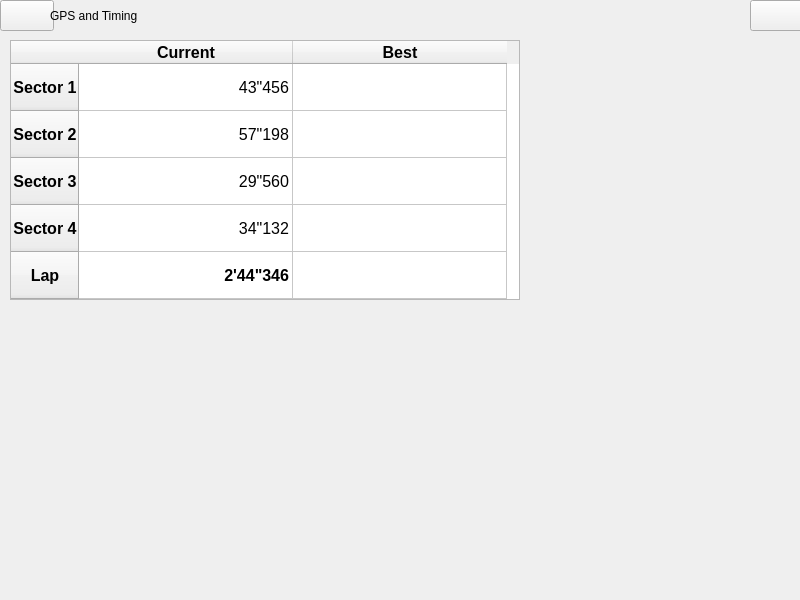
<?xml version="1.0" encoding="UTF-8"?>
<ui version="4.0">
 <class>GeoTimeWindow</class>
 <widget class="QMainWindow" name="GeoTimeWindow">
  <property name="geometry">
   <rect>
    <x>0</x>
    <y>0</y>
    <width>800</width>
    <height>600</height>
   </rect>
  </property>
  <property name="windowTitle">
   <string>MainWindow</string>
  </property>
  <widget class="QWidget" name="centralwidget">
   <widget class="QPushButton" name="leftTabButton">
    <property name="geometry">
     <rect>
      <x>0</x>
      <y>0</y>
      <width>54</width>
      <height>31</height>
     </rect>
    </property>
    <property name="text">
     <string/>
    </property>
   </widget>
   <widget class="QLabel" name="title">
    <property name="geometry">
     <rect>
      <x>50</x>
      <y>0</y>
      <width>701</width>
      <height>31</height>
     </rect>
    </property>
    <property name="styleSheet">
     <string notr="true"/>
    </property>
    <property name="text">
     <string>GPS and Timing</string>
    </property>
   </widget>
   <widget class="QPushButton" name="rightTabButton">
    <property name="geometry">
     <rect>
      <x>750</x>
      <y>0</y>
      <width>54</width>
      <height>31</height>
     </rect>
    </property>
    <property name="text">
     <string/>
    </property>
   </widget>
   <widget class="QTableWidget" name="timeTable">
    <property name="geometry">
     <rect>
      <x>10</x>
      <y>40</y>
      <width>510</width>
      <height>260</height>
     </rect>
    </property>
    <property name="editTriggers">
     <set>QAbstractItemView::NoEditTriggers</set>
    </property>
    <property name="rowCount">
     <number>5</number>
    </property>
    <property name="columnCount">
     <number>2</number>
    </property>
    <attribute name="horizontalHeaderDefaultSectionSize">
     <number>214</number>
    </attribute>
    <attribute name="horizontalHeaderMinimumSectionSize">
     <number>26</number>
    </attribute>
    <attribute name="verticalHeaderDefaultSectionSize">
     <number>47</number>
    </attribute>
    <row>
     <property name="text">
      <string>Sector 1</string>
     </property>
     <property name="font">
      <font>
       <pointsize>12</pointsize>
       <weight>75</weight>
       <bold>true</bold>
      </font>
     </property>
     <property name="textAlignment">
      <set>AlignCenter</set>
     </property>
    </row>
    <row>
     <property name="text">
      <string>Sector 2</string>
     </property>
     <property name="font">
      <font>
       <pointsize>12</pointsize>
       <weight>75</weight>
       <bold>true</bold>
      </font>
     </property>
     <property name="textAlignment">
      <set>AlignCenter</set>
     </property>
    </row>
    <row>
     <property name="text">
      <string>Sector 3</string>
     </property>
     <property name="font">
      <font>
       <pointsize>12</pointsize>
       <weight>75</weight>
       <bold>true</bold>
      </font>
     </property>
     <property name="textAlignment">
      <set>AlignCenter</set>
     </property>
    </row>
    <row>
     <property name="text">
      <string>Sector 4</string>
     </property>
     <property name="font">
      <font>
       <pointsize>12</pointsize>
       <weight>75</weight>
       <bold>true</bold>
      </font>
     </property>
     <property name="textAlignment">
      <set>AlignCenter</set>
     </property>
    </row>
    <row>
     <property name="text">
      <string>Lap</string>
     </property>
     <property name="font">
      <font>
       <pointsize>12</pointsize>
       <weight>75</weight>
       <bold>true</bold>
      </font>
     </property>
     <property name="textAlignment">
      <set>AlignCenter</set>
     </property>
    </row>
    <column>
     <property name="text">
      <string>Current</string>
     </property>
     <property name="font">
      <font>
       <pointsize>12</pointsize>
       <weight>75</weight>
       <bold>true</bold>
      </font>
     </property>
     <property name="textAlignment">
      <set>AlignCenter</set>
     </property>
    </column>
    <column>
     <property name="text">
      <string>Best</string>
     </property>
     <property name="font">
      <font>
       <pointsize>12</pointsize>
       <weight>75</weight>
       <bold>true</bold>
      </font>
     </property>
     <property name="textAlignment">
      <set>AlignCenter</set>
     </property>
    </column>
    <item row="0" column="0">
     <property name="text">
      <string>43&quot;456</string>
     </property>
     <property name="font">
      <font>
       <pointsize>12</pointsize>
      </font>
     </property>
     <property name="textAlignment">
      <set>AlignTrailing|AlignVCenter</set>
     </property>
    </item>
    <item row="0" column="1">
     <property name="text">
      <string/>
     </property>
     <property name="font">
      <font>
       <pointsize>12</pointsize>
      </font>
     </property>
     <property name="textAlignment">
      <set>AlignTrailing|AlignVCenter</set>
     </property>
    </item>
    <item row="1" column="0">
     <property name="text">
      <string>57&quot;198</string>
     </property>
     <property name="font">
      <font>
       <pointsize>12</pointsize>
      </font>
     </property>
     <property name="textAlignment">
      <set>AlignTrailing|AlignVCenter</set>
     </property>
    </item>
    <item row="1" column="1">
     <property name="text">
      <string/>
     </property>
     <property name="font">
      <font>
       <pointsize>12</pointsize>
      </font>
     </property>
     <property name="textAlignment">
      <set>AlignTrailing|AlignVCenter</set>
     </property>
    </item>
    <item row="2" column="0">
     <property name="text">
      <string>29&quot;560</string>
     </property>
     <property name="font">
      <font>
       <pointsize>12</pointsize>
      </font>
     </property>
     <property name="textAlignment">
      <set>AlignTrailing|AlignVCenter</set>
     </property>
    </item>
    <item row="2" column="1">
     <property name="text">
      <string/>
     </property>
     <property name="font">
      <font>
       <pointsize>12</pointsize>
      </font>
     </property>
     <property name="textAlignment">
      <set>AlignTrailing|AlignVCenter</set>
     </property>
    </item>
    <item row="3" column="0">
     <property name="text">
      <string>34&quot;132</string>
     </property>
     <property name="font">
      <font>
       <pointsize>12</pointsize>
      </font>
     </property>
     <property name="textAlignment">
      <set>AlignTrailing|AlignVCenter</set>
     </property>
    </item>
    <item row="3" column="1">
     <property name="text">
      <string/>
     </property>
     <property name="font">
      <font>
       <pointsize>12</pointsize>
      </font>
     </property>
     <property name="textAlignment">
      <set>AlignTrailing|AlignVCenter</set>
     </property>
    </item>
    <item row="4" column="0">
     <property name="text">
      <string>2'44&quot;346</string>
     </property>
     <property name="font">
      <font>
       <pointsize>12</pointsize>
       <weight>75</weight>
       <bold>true</bold>
      </font>
     </property>
     <property name="textAlignment">
      <set>AlignTrailing|AlignVCenter</set>
     </property>
    </item>
    <item row="4" column="1">
     <property name="text">
      <string/>
     </property>
     <property name="font">
      <font>
       <pointsize>12</pointsize>
       <weight>75</weight>
       <bold>true</bold>
       <kerning>true</kerning>
      </font>
     </property>
     <property name="textAlignment">
      <set>AlignTrailing|AlignVCenter</set>
     </property>
    </item>
   </widget>
   <widget class="QLabel" name="mapLabel">
    <property name="geometry">
     <rect>
      <x>530</x>
      <y>40</y>
      <width>261</width>
      <height>261</height>
     </rect>
    </property>
    <property name="text">
     <string/>
    </property>
    <property name="alignment">
     <set>Qt::AlignCenter</set>
    </property>
   </widget>
  </widget>
 </widget>
 <resources/>
 <connections/>
</ui>
